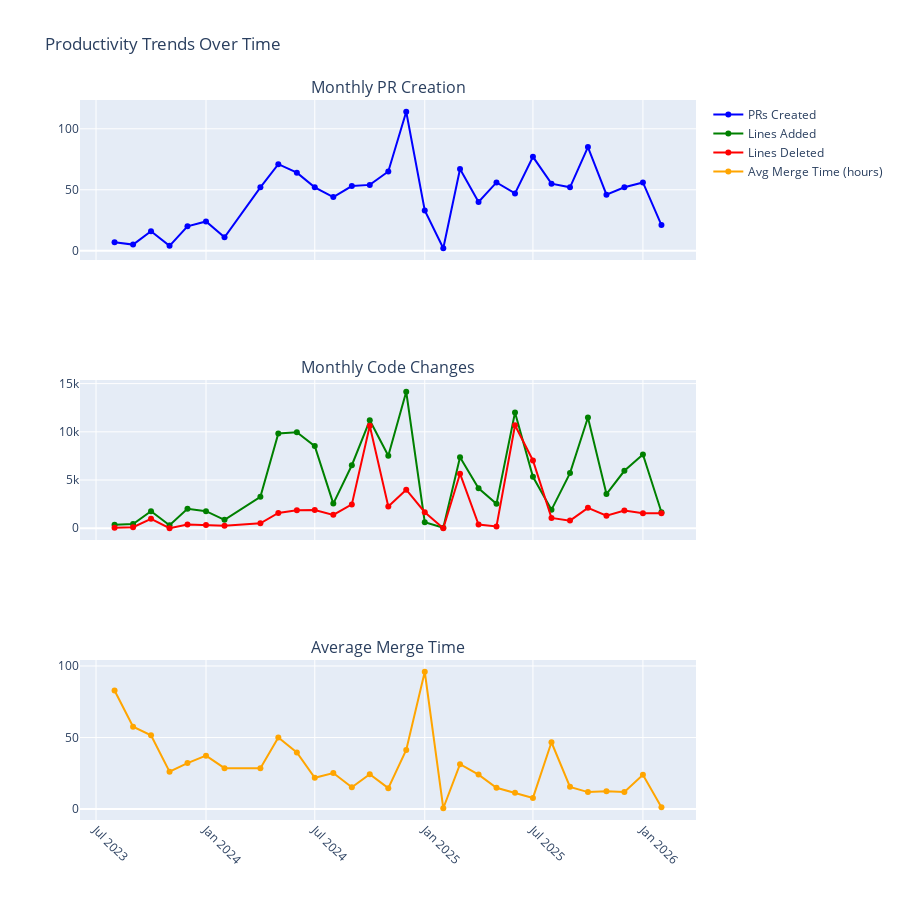

The cell this chart's notebook holds for it:
### Markdown cell above
## 🚀 Chapter 2: Velocity & Efficiency - The Rhythm of High Performance

Now we understand our foundation - let's explore the **temporal patterns** that reveal the true rhythm of technical excellence. When do breakthrough moments happen? How does consistency compound into exceptional performance?

**The Performance Questions:**
- What does 45+ PRs per month sustained delivery actually look like in practice?
- How do seasonal patterns and focus periods drive breakthrough results?
- Where do efficiency optimizations create the most impact?

### Code cell
# Productivity over time analysis
def analyze_productivity_trends(df):
    """Analyze productivity trends over time"""
    
    # Monthly productivity metrics
    monthly_stats = df.groupby('created_year_month').agg({
        'pr_number': 'count',
        'additions': 'sum',
        'deletions': 'sum',
        'files_changed': 'sum',
        'time_to_merge_hours': 'mean'
    }).round(2)
    
    monthly_stats.columns = ['PRs_Created', 'Lines_Added', 'Lines_Deleted', 'Files_Changed', 'Avg_Merge_Time']
    
    return monthly_stats

monthly_productivity = analyze_productivity_trends(df)
print("📊 Monthly Productivity Summary:")
print(monthly_productivity.tail(10))  # Show last 10 months

# Visualize productivity trends
fig = make_subplots(
    rows=3, cols=1,
    subplot_titles=('Monthly PR Creation', 'Monthly Code Changes', 'Average Merge Time'),
    shared_xaxes=True
)

months = monthly_productivity.index.astype(str)

# PRs per month
fig.add_trace(go.Scatter(x=months, y=monthly_productivity['PRs_Created'],
                        mode='lines+markers', name='PRs Created', line=dict(color='blue')),
              row=1, col=1)

# Code changes
fig.add_trace(go.Scatter(x=months, y=monthly_productivity['Lines_Added'],
                        mode='lines+markers', name='Lines Added', line=dict(color='green')),
              row=2, col=1)
fig.add_trace(go.Scatter(x=months, y=monthly_productivity['Lines_Deleted'],
                        mode='lines+markers', name='Lines Deleted', line=dict(color='red')),
              row=2, col=1)

# Merge time
fig.add_trace(go.Scatter(x=months, y=monthly_productivity['Avg_Merge_Time'],
                        mode='lines+markers', name='Avg Merge Time (hours)', line=dict(color='orange')),
              row=3, col=1)

fig.update_layout(height=900, title_text="Productivity Trends Over Time")
fig.update_xaxes(tickangle=45)
fig.show()

### Figure 1 — Plotly figure (JSON) as saved in the notebook; plotly's stock layout.template omitted (floating-point values rounded to 4 significant figures)
{"data": [{"line": {"color": "blue"}, "mode": "lines+markers", "name": "PRs Created", "type": "scatter", "x": ["2023-08", "2023-09", "2023-10", "2023-11", "2023-12", "2024-01", "2024-02", "2024-04", "2024-05", "2024-06", "2024-07", "2024-08", "2024-09", "2024-10", "2024-11", "2024-12", "2025-01", "2025-02", "2025-03", "2025-04", "2025-05", "2025-06", "2025-07", "2025-08", "2025-09", "2025-10", "2025-11", "2025-12", "2026-01", "2026-02"], "xaxis": "x", "y": [7, 5, 16, 4, 20, 24, 11, 52, 71, 64, 52, 44, 53, 54, 65, 114, 33, 2, 67, 40, 56, 47, 77, 55, 52, 85, 46, 52, 56, 21], "yaxis": "y"}, {"line": {"color": "green"}, "mode": "lines+markers", "name": "Lines Added", "type": "scatter", "x": ["2023-08", "2023-09", "2023-10", "2023-11", "2023-12", "2024-01", "2024-02", "2024-04", "2024-05", "2024-06", "2024-07", "2024-08", "2024-09", "2024-10", "2024-11", "2024-12", "2025-01", "2025-02", "2025-03", "2025-04", "2025-05", "2025-06", "2025-07", "2025-08", "2025-09", "2025-10", "2025-11", "2025-12", "2026-01", "2026-02"], "xaxis": "x2", "y": [357, 445, 1764, 311, 2015, 1773, 873, 3258, 9819, 9962, 8519, 2558, 6536, 11194, 7518, 14156, 625, 53, 7361, 4138, 2532, 12007, 5332, 1911, 5722, 11479, 3544, 5958, 7658, 1660], "yaxis": "y2"}, {"line": {"color": "red"}, "mode": "lines+markers", "name": "Lines Deleted", "type": "scatter", "x": ["2023-08", "2023-09", "2023-10", "2023-11", "2023-12", "2024-01", "2024-02", "2024-04", "2024-05", "2024-06", "2024-07", "2024-08", "2024-09", "2024-10", "2024-11", "2024-12", "2025-01", "2025-02", "2025-03", "2025-04", "2025-05", "2025-06", "2025-07", "2025-08", "2025-09", "2025-10", "2025-11", "2025-12", "2026-01", "2026-02"], "xaxis": "x2", "y": [56, 106, 979, 13, 388, 332, 252, 519, 1592, 1859, 1894, 1391, 2476, 10636, 2261, 3997, 1663, 1, 5659, 392, 189, 10678, 7034, 1076, 792, 2119, 1299, 1833, 1558, 1568], "yaxis": "y2"}, {"line": {"color": "orange"}, "mode": "lines+markers", "name": "Avg Merge Time (hours)", "type": "scatter", "x": ["2023-08", "2023-09", "2023-10", "2023-11", "2023-12", "2024-01", "2024-02", "2024-04", "2024-05", "2024-06", "2024-07", "2024-08", "2024-09", "2024-10", "2024-11", "2024-12", "2025-01", "2025-02", "2025-03", "2025-04", "2025-05", "2025-06", "2025-07", "2025-08", "2025-09", "2025-10", "2025-11", "2025-12", "2026-01", "2026-02"], "xaxis": "x3", "y": [82.86, 57.53, 51.61, 26.16, 32.13, 37.32, 28.6, 28.47, 50.07, 39.55, 21.91, 25.22, 15.19, 24.37, 14.62, 41.37, 95.98, 0.59, 31.36, 24.12, 14.9, 11.5, 7.81, 46.71, 15.53, 11.88, 12.47, 11.98, 23.96, 1.25], "yaxis": "y3"}], "layout": {"annotations": [{"font": {"size": 16}, "showarrow": false, "text": "Monthly PR Creation", "x": 0.5, "xanchor": "center", "xref": "paper", "y": 1, "yanchor": "bottom", "yref": "paper"}, {"font": {"size": 16}, "showarrow": false, "text": "Monthly Code Changes", "x": 0.5, "xanchor": "center", "xref": "paper", "y": 0.6111, "yanchor": "bottom", "yref": "paper"}, {"font": {"size": 16}, "showarrow": false, "text": "Average Merge Time", "x": 0.5, "xanchor": "center", "xref": "paper", "y": 0.2222, "yanchor": "bottom", "yref": "paper"}], "height": 900, "title": {"text": "Productivity Trends Over Time"}, "xaxis": {"anchor": "y", "domain": [0, 1], "matches": "x3", "showticklabels": false, "tickangle": 45}, "xaxis2": {"anchor": "y2", "domain": [0, 1], "matches": "x3", "showticklabels": false, "tickangle": 45}, "xaxis3": {"anchor": "y3", "domain": [0, 1], "tickangle": 45}, "yaxis": {"anchor": "x", "domain": [0.7778, 1]}, "yaxis2": {"anchor": "x2", "domain": [0.3889, 0.6111]}, "yaxis3": {"anchor": "x3", "domain": [0, 0.2222]}}}
